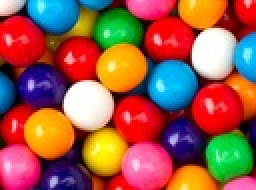
%> input picture gumballs.jpg, 128 x 95 px, shrunk from 598 x 446 before the run (shown 2 times larger)
$ octave pt3test.m   (GNU Octave 9; MATLAB toolbox functions it lacks are replaced by stand-ins)
%> lines starting %> are read from the running program, lines starting %| are printed output that depends on the picture
### clusterPixels.m
function labelIm = clusterPixels(Im, k)
%> called with Im = 'gumballs.jpg', k = 5
iterations = 10;

%cluster pixels based on RGB
imMat = imread(Im);
%> imMat is the input picture: size 95x128x3 uint8; mean R, G, B 155.2, 90.2, 75.8
imRows = size(imMat, 1);
%> imRows = 95
imColumns = size(imMat, 2);
%> imColumns = 128

%create k random centers
%each center has an RGB value
clusterCenters = randi([0, 255], k, 3);

%iterate through all the pixels in the image and assign each one to a
%cluster.

clusterMap = zeros(imRows, imColumns);


for iterationNum = 1 : iterations

    %centerRecalc stores the total R G and B values as well as the number of
    %members of that cluster so that recalculating the cluster center is quick.
    centerRecalc = zeros(k, 4);
    for rNum = 1 : imRows
        for cNum = 1:imColumns
            pixel(1, 1:3) = imMat(rNum, cNum, 1:3);
            %determine closest cluster center
            closestC = 0;
            closestCDistance = 0;
            pR = double(pixel(1));
            pG = double(pixel(2));
            pB = double(pixel(3));
            for centerNum = 1:k
                center(1, 1:3) = clusterCenters(centerNum, 1:3);
                cR = center(1);
                cG = center(2);
                cB = center(3);
                cDistance = round(sqrt((pR - cR)^2 + (pG - cG)^2 + (pB - cB)^2));

%                 cDistanceSqr = ((pixel(1, 1) - center(1, 1))^2 + (pixel(1, 2) - center(1, 2))^2 + (pixel(1, 3) - center(1, 3))^2);
%                 cDistance = sqrt(cDistanceSqr);
                if closestC == 0 || cDistance < closestCDistance
                    closestC = centerNum;
                    closestCDistance = cDistance;
                end
            end
            clusterMap(rNum, cNum) = closestC;
            centerRecalc(closestC, 1:3) = centerRecalc(closestC, 1:3) + [pR, pG, pB];
            centerRecalc(closestC, 4) = centerRecalc(closestC, 4) + 1;
        end
    end

    %recalculate centers
    for cNum = 1:k
        clusterCenters(cNum, 1) = round(centerRecalc(cNum, 1) / centerRecalc(cNum, 4));
        clusterCenters(cNum, 2) = round(centerRecalc(cNum, 2) / centerRecalc(cNum, 4));
        clusterCenters(cNum, 3) = round(centerRecalc(cNum, 3) / centerRecalc(cNum, 4));
    end

end
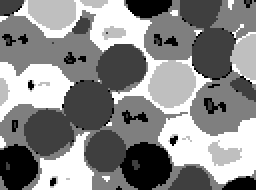
%> clusterMap: size 95x128 double (shown 2 times larger); min 1, max 5, mean 3.15; drawn with min black and max white
%> after the loop, center = [30 66 65]; centerRecalc = [327345 115669 184518 1337; 695037 540279 259748 2821; 723618 71470 51147 3705; 27752 212765 254235 1258; 113699 156490 172351 3039]; clusterCenters = [245 87 138; 246 192 92; 195 19 14; 22 169 202; 37 51 57]; pixel = [255 116 188]

labelIm = clusterMap;
%imagesc(labelIm);

### boundaryPixels.m
function boundaryIm = boundaryPixels(labelIm)
boundaryIm = edge(labelIm);
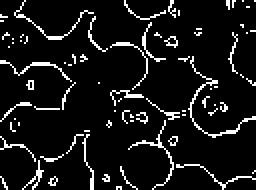
%> boundaryIm: size 95x128 logical (shown 2 times larger); 8.6% white in thin lines or dots
[pointRows, pointColumns] = find(boundaryIm);
%> pointRows = 1048 values from 1 to 95; pointColumns = 1048 values from 1 to 128
for p = 1 : size(pointRows)
    boundaryIm(pointRows(p), pointColumns(p)) = labelIm(pointRows(p), pointColumns(p));
end

### pt3test.m
gumballCluster = clusterPixels('gumballs.jpg', 5);
gumballBoundaries = boundaryPixels(gumballCluster);
figure
subplot(2, 1, 1)
imagesc(gumballCluster)
subplot(2, 1, 2)
imagesc(gumballBoundaries)


snakeCluster = clusterPixels('snake.jpg', 4);
%> call 2 of clusterPixels, with Im = 'snake.jpg', k = 4
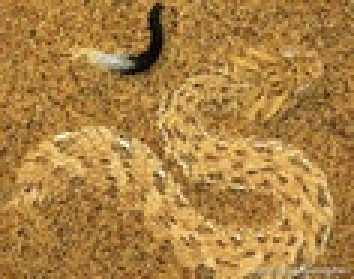
%> input picture snake.jpg, 118 x 93 px, shrunk from 550 x 434 before the run (shown 3 times larger)
%> in clusterPixels, imMat is the input picture: size 93x118x3 uint8; mean R, G, B 172.6, 129.8, 67.2
%> (the run ends here)
